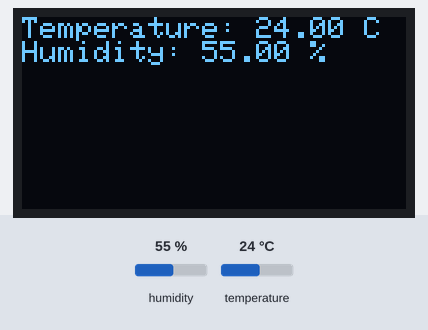
The program below on a simulated ESP32. Parts: 128×64 one-colour display. The inputs (shaded band) are chosen by the test bench; at power-on: humidity 55 %, temperature 24 °C. What the program prints to the serial monitor is not drawn.

Above: at 2.8 s.
2.9 s: humidity set to 22 %
At 5.3 s:
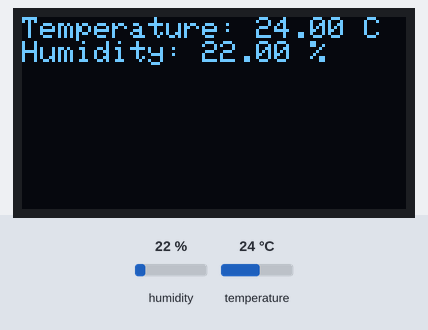
5.6 s: temperature set to 12 °C
At 6.8 s:
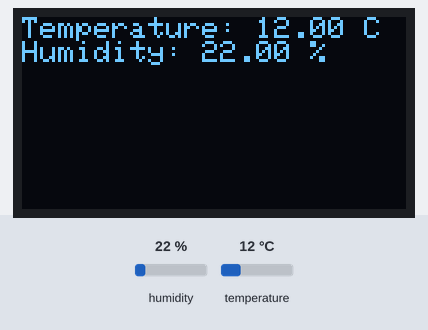
8.3 s: humidity set to 40 %
At 10.9 s:
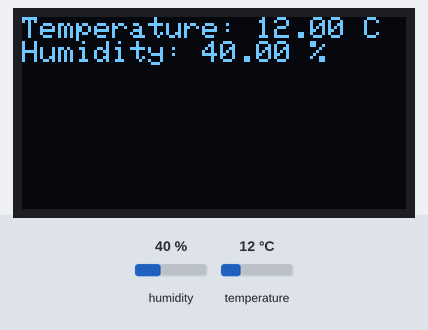
11.7 s: temperature set to 19 °C
Timing chart, 0 to 14.7 s (numbered marks = the images above; inputs shaded):
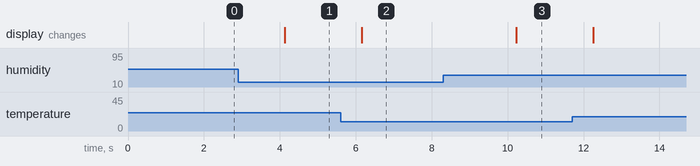

Measured:
- after the input at 2.9 s, the display: changes after 1.2 s (image 1)
- after the input at 5.6 s, the display: changes after 0.56 s (image 2)
- after the input at 8.3 s, the display: changes after 1.9 s (image 3)

The program:

main.cpp
```cpp
#include <WiFi.h>
#include <WebServer.h>
#include <Adafruit_SSD1306.h>
#include <DHT.h>

#define DHTPIN 21
#define DHTTYPE DHT22

#define SCREEN_WIDTH 128
#define SCREEN_HEIGHT 64
#define OLED_RESET -1
#define OLED_SDA 21
#define OLED_SCL 22

const char *ssid = "ESP32-WiFi";
const char *password = "12345678";

DHT dht(DHTPIN, DHTTYPE);
Adafruit_SSD1306 display(SCREEN_WIDTH, SCREEN_HEIGHT, &Wire, OLED_RESET);
WebServer server(80);

float temperature = 0.0;
float humidity = 0.0;

void readDHT() {
    humidity = dht.readHumidity();
    temperature = dht.readTemperature();

    if (isnan(humidity) || isnan(temperature)) {
        Serial.println("Ошибка чтения данных с DHT22");
    }
}

void displayData() {
    display.clearDisplay();
    display.setTextSize(1);
    display.setTextColor(SSD1306_WHITE);
    display.setCursor(0, 0);
    display.print("Temperature: ");
    display.print(temperature);
    display.println(" C");
    display.print("Humidity: ");
    display.print(humidity);
    display.println(" %");
    display.display();
}

void handleRoot() {
    String html = "<!DOCTYPE html><html><head><title>ESP32 Data</title></head><body><h1>Информация о температуре и влажности</h1>";
    html += "<p>Температура: " + String(temperature) + " C</p>";
    html += "<p>Влажность: " + String(humidity) + " %</p>";
    html += "</body></html>";
    server.send(200, "text/html", html);
}

void setup() {
    Serial.begin(115200);
    dht.begin();
    display.begin(SSD1306_SWITCHCAPVCC, 0x3C);

    Serial.println("Запуск точки доступа...");
    if (WiFi.softAP(ssid, password)) {
        Serial.print("Точка доступа успешно создана. IP: ");
        Serial.println(WiFi.softAPIP());
    } else {
        Serial.println("Ошибка создания точки доступа");
    }

    server.on("/", handleRoot);
    server.begin();

    display.clearDisplay();
}

void loop() {
    readDHT();
    displayData();

    server.handleClient();

    Serial.print("Температура: ");
    Serial.print(temperature);
    Serial.print(" C, Влажность: ");
    Serial.print(humidity);
    Serial.println(" %");

    delay(2000);
}
```
